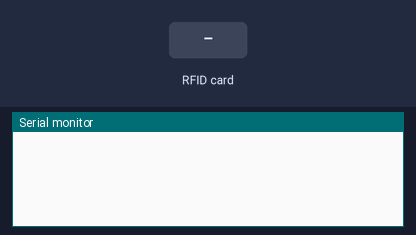
Simulated run of this sketch. Board: Arduino Mega 2560, built with avr-gcc and run on an emulated ATmega2560. On the bench: the last lines printed to the serial monitor. The inputs (shaded band) are chosen by the test bench.

Above: at 1.2 s.
1.3 s: RFID card E4 A5 90 2A held to the reader
At 2.5 s:
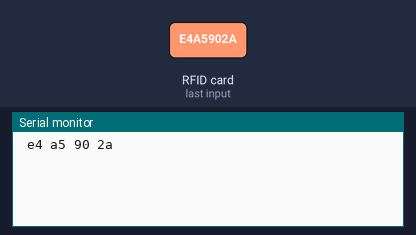
2.8 s: RFID card C3 56 A5 40 held to the reader
At 4.0 s:
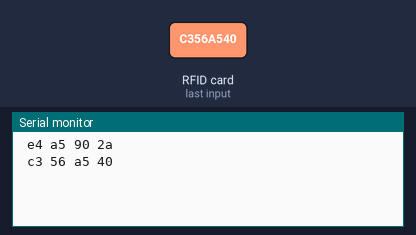
4.3 s: RFID card 22 51 CF 34 held to the reader
At 5.5 s:
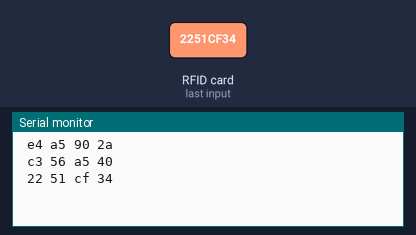
5.8 s: RFID card 5E 7A 19 C4 held to the reader
At 7.3 s:
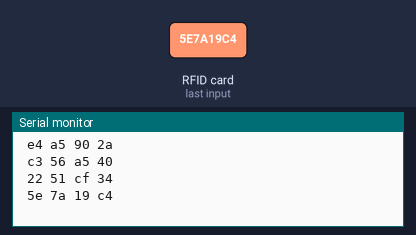

The sketch:

RFIDtoWinForm.ino
```cpp
/*
 * ----------------------------------------------------------------------------
 * This is a MFRC522 library example; see https://github.com/miguelbalboa/rfid
 * for further details and other examples.
 *
 * NOTE: The library file MFRC522.h has a lot of useful info. Please read it.
 *
 * Released into the public domain.
 * ----------------------------------------------------------------------------
 * Example sketch/program which will try the most used default keys listed in
 * https://code.google.com/p/mfcuk/wiki/MifareClassicDefaultKeys to dump the
 * block 0 of a MIFARE RFID card using a RFID-RC522 reader.
 *
 * Typical pin layout used:
 * -----------------------------------------------------------------------------------------
 *             MFRC522      Arduino       Arduino   Arduino    Arduino          Arduino
 *             Reader/PCD   Uno/101       Mega      Nano v3    Leonardo/Micro   Pro Micro
 * Signal      Pin          Pin           Pin       Pin        Pin              Pin
 * -----------------------------------------------------------------------------------------
 * RST/Reset   RST          9             5         D9         RESET/ICSP-5     RST
 * SPI SS      SDA(SS)      10            53        D10        10               10
 * SPI MOSI    MOSI         11 / ICSP-4   51        D11        ICSP-4           16
 * SPI MISO    MISO         12 / ICSP-1   50        D12        ICSP-1           14
 * SPI SCK     SCK          13 / ICSP-3   52        D13        ICSP-3           15
 *
 */

#include <SPI.h>
#include <MFRC522.h>

#define RST_PIN         5
#define SS_PIN          53

String tag1 = "e4 a5 90 2a";
String tag2 = "c3 56 a5 40";
String tag3 = "22 51 cf 34";
String tag4 = "e9 4a 81 9d";
String tag5 = "c0 03 3a 32";
String tag6 = "b0 94 a0 32";
String tag7 = "83 3d 47 02";
String tag8 = "e5 e1 5e 23";
String tag9 = "d5 99 55 23";
String tag10 = "f9 f2 b5 b2";
String tag11 = "f9 d8 0f c2";
String tag12 = "f9 2d e1 b0";
String tag13 = "d9 75 69 c2";
String tag14 = "29 ca f6 b8";
String tag15 = "39 a7 d9 a3";
String tag16 = "b9 ca 18 ba";
String tag17 = "69 7b 6d c2";
String tag18 = "09 83 f9 b8";
String tag19 = "2e 8e 61 19";
String tag20 = "49 08 29 c3";
String tag21 = "99 fc fc b9";
String tag22 = "89 5f f0 c2";
String tag23 = "e4 3d 50 2a";
String tag24 = "04 d7 cb 2b";
String tag25 = "13 e2 80 02";

MFRC522 mfrc522(SS_PIN, RST_PIN);

#define NR_KNOWN_KEYS   8

byte knownKeys[NR_KNOWN_KEYS][MFRC522::MF_KEY_SIZE] =  {
    {0xff, 0xff, 0xff, 0xff, 0xff, 0xff}, // FF FF FF FF FF FF = factory default
    {0xa0, 0xa1, 0xa2, 0xa3, 0xa4, 0xa5}, // A0 A1 A2 A3 A4 A5
    {0xb0, 0xb1, 0xb2, 0xb3, 0xb4, 0xb5}, // B0 B1 B2 B3 B4 B5
    {0x4d, 0x3a, 0x99, 0xc3, 0x51, 0xdd}, // 4D 3A 99 C3 51 DD
    {0x1a, 0x98, 0x2c, 0x7e, 0x45, 0x9a}, // 1A 98 2C 7E 45 9A
    {0xd3, 0xf7, 0xd3, 0xf7, 0xd3, 0xf7}, // D3 F7 D3 F7 D3 F7
    {0xaa, 0xbb, 0xcc, 0xdd, 0xee, 0xff}, // AA BB CC DD EE FF
    {0x00, 0x00, 0x00, 0x00, 0x00, 0x00}  // 00 00 00 00 00 00
};

/*
 * Initialize.
 */
void setup() {
    Serial.begin(9600);         // Initialize serial communications with the PC
    while (!Serial);            // Do nothing if no serial port is opened (added for Arduinos based on ATMEGA32U4)
    SPI.begin();

    mfrc522.PCD_Init();         // Init MFRC522 card
}

/*
 * Helper routine to dump a byte array as hex values to Serial.
 */
String dump_byte_array(byte *buffer, byte bufferSize) {
  String output = "";
    for (byte i = 0; i < bufferSize; i++) {
        //Serial.print(buffer[i] < 0x10 ? " 0" : " ");
        //Serial.print(buffer[i], HEX);
        output += buffer[i] < 0x10 ? " 0" : " ";
        output += String(buffer[i], HEX);
    }
    return output;
}

/*
 * Try using the PICC (the tag/card) with the given key to access block 0.
 * On success, it will show the key details, and dump the block data on Serial.
 *
 * @return true when the given key worked, false otherwise.
 */
bool try_key(MFRC522::MIFARE_Key *key)
{
    bool result = false;
    byte buffer[18];
    byte block = 0;
    MFRC522::StatusCode status;

    status = mfrc522.PCD_Authenticate(MFRC522::PICC_CMD_MF_AUTH_KEY_A, block, key, &(mfrc522.uid));
    if (status != MFRC522::STATUS_OK) {
        return false;
    }

    byte byteCount = sizeof(buffer);
    status = mfrc522.MIFARE_Read(block, buffer, &byteCount);
    if (status != MFRC522::STATUS_OK) {
    }
    else {
        result = true;
    }

    mfrc522.PICC_HaltA();
    mfrc522.PCD_StopCrypto1();
    return result;
}

void loop() {

    if ( ! mfrc522.PICC_IsNewCardPresent())
        return;

    if ( ! mfrc522.PICC_ReadCardSerial())
        return;

    String uid = dump_byte_array(mfrc522.uid.uidByte, mfrc522.uid.size);

    Serial.println(uid);
    MFRC522::PICC_Type piccType = mfrc522.PICC_GetType(mfrc522.uid.sak);
    MFRC522::MIFARE_Key key;
    for (byte k = 0; k < NR_KNOWN_KEYS; k++) {
        for (byte i = 0; i < MFRC522::MF_KEY_SIZE; i++) {
            key.keyByte[i] = knownKeys[k][i];
        }
        if (try_key(&key)) {
            break;
        }
    }
}
```

Measured:
- after the input at 1.3 s, the serial monitor: prints a new line at once (image 1)
- after the input at 2.8 s, the serial monitor: prints a new line at once (image 2)
- after the input at 4.3 s, the serial monitor: prints a new line at once (image 3)
- after the input at 5.8 s, the serial monitor: prints a new line at once (image 4)
